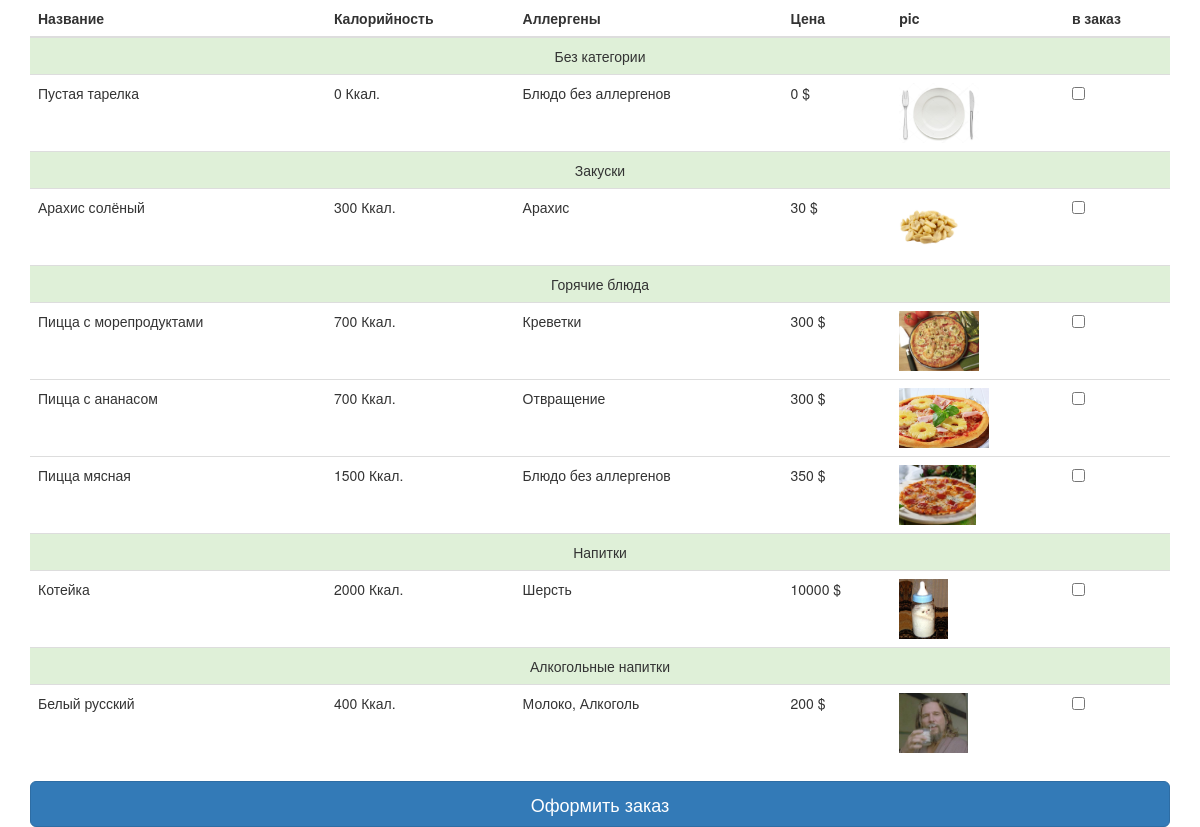
Before: / with the older database file.
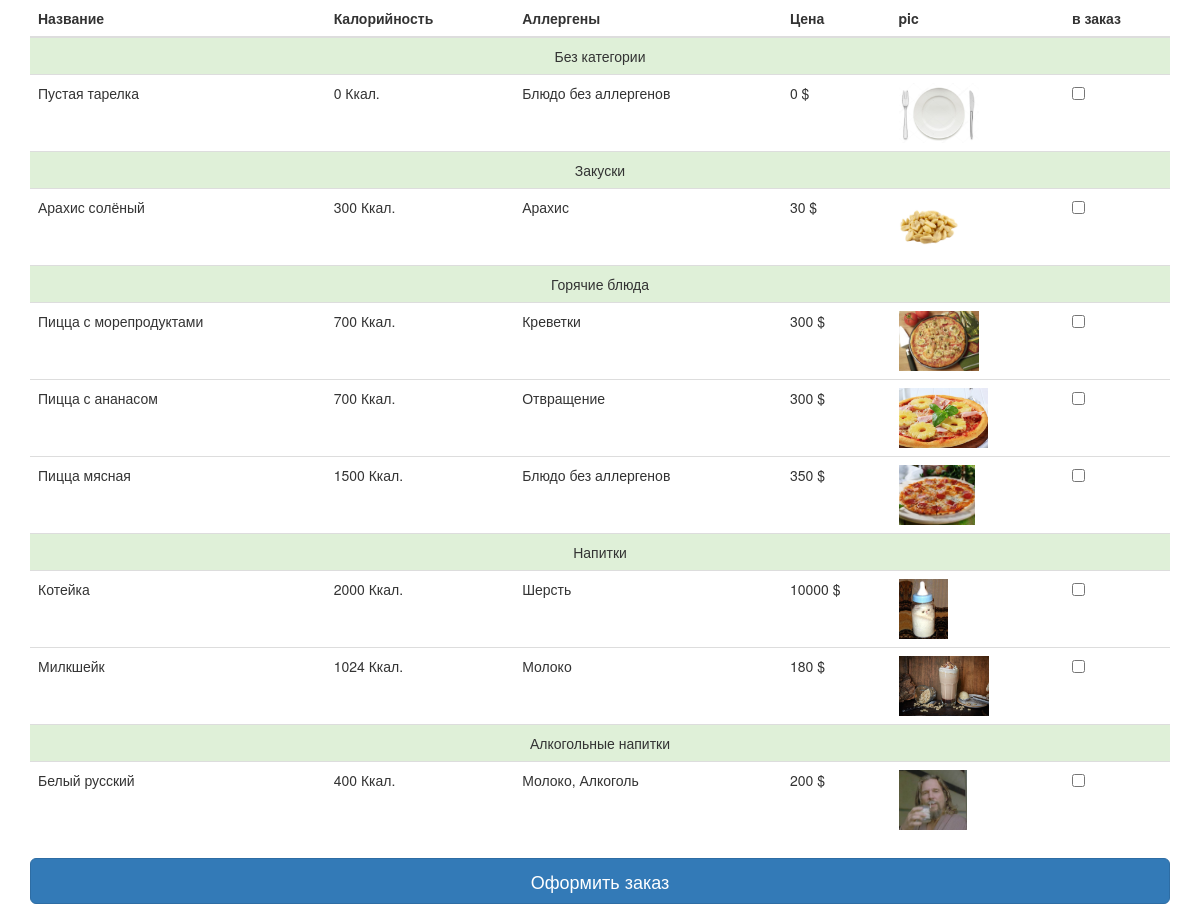
After: the same page with the newer database file.
### app/models.py (models this page shows, shortened)
class Dish(models.Model):
    CATEGORY_CHOICES = (
        (None, 'Без категории'),
        (0, 'Закуски'),
        (1, 'Горячие блюда'),
        (2, 'Десерты'),
        (3, 'Напитки'),
        (4, 'Алкогольные напитки')
    )
    name = models.CharField(max_length=100, verbose_name='Название')
    calorie = models.PositiveSmallIntegerField(verbose_name='Калорийность')
    allergen = models.ManyToManyField(Allergen, related_name='dish', verbose_name='Аллергены', blank=True)
    category = models.PositiveSmallIntegerField(choices=CATEGORY_CHOICES, null=True, blank=True)
    price = models.PositiveSmallIntegerField(verbose_name='Цена')
    picture = models.ImageField(upload_to='static/images/menu/', default='static/images/menu/no_img.jpg')

class Allergen(models.Model):
    name = models.CharField(max_length=100, verbose_name=u'Название')
    def __str__(self):
        return f"{self.name}"

### app/views.py (the view)
# urls.py: url(r'^$',                  views.get_menu),
def get_menu(request):
    menu = Dish.objects.all().order_by('category')
    category = Dish.CATEGORY_CHOICES
    return render(request, 'menu.html', {"menu": menu, "category": category})

### templates/menu.html (shortened to what this page needs)
<!DOCTYPE html>
<html lang="ru">
    <head>
        <link rel="stylesheet" type="text/css" href="https://maxcdn.bootstrapcdn.com/bootstrap/3.3.7/css/bootstrap.min.css">
        <link rel="stylesheet" href="https://cdnjs.cloudflare.com/ajax/libs/bootstrap-select/1.12.2/css/bootstrap-select.min.css">
    </head>
    <body>
        <div class="content">
            <div class="container">
                <div class="row row-centered">
                    <div class="col-md-12">
                        <form action="/subtotal/" method="post">
                            <table class="table">
                                <thead>
                                    <tr>
                                        <th>Название</th>
                                        <th>Калорийность</th>
                                        <th>Аллергены</th>
                                        <th>Цена</th>
                                        <th>pic</th>
                                        <th>в заказ</th>
                                    </tr>
                                </thead>
                                <tbody>
                                    {% regroup menu by get_category_display as category_list %}
                                    {% for category_item in category_list %}
                                        <tr class="success">
                                            <td colspan="6" style="text-align:center">{{ category_item.grouper }}</td>
                                        </tr>
                                        {% for dish in category_item.list %}
                                            <tr>
                                                <td>{{ dish.name }}</td>
                                                <td>{{ dish.calorie }} Ккал.</td>
                                                <td>
                                                    {% if dish.allergen.all %}
                                                        {{ dish.allergen.all|join:", " }}
                                                    {% else %}
                                                        Блюдо без аллергенов
                                                    {% endif %}
                                                </td>
                                                <td>{{ dish.price }} $</td>
                                                <td><img class="media-object" height=60px src="{{dish.picture}}"></td>
                                                <td><input type="checkbox" name="dish" value={{ dish.id }}></td>
                                            </tr>
                                        {% endfor %}
                                    {% endfor %}
                                </tbody>
                            </table>
                            <button type="submit" class="btn btn-primary btn-lg btn-block">Оформить заказ</button>
                        </form>
                    </div>
                </div>
            </div>
        </div>
    </body>
</html>

Changed rows visible on the page:
added Dish: name "Милкшейк", calorie "1024", allergen.all "Молоко", price "180", picture (picture), shown under "Напитки"
